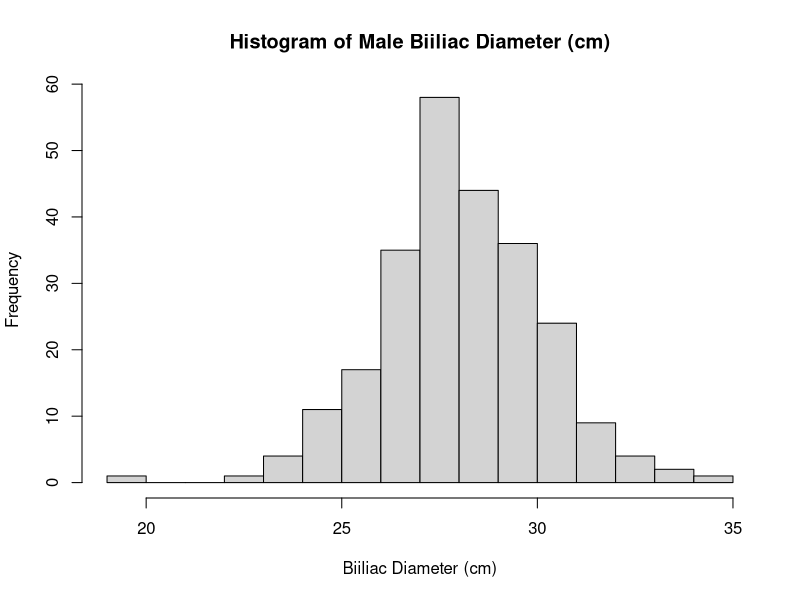
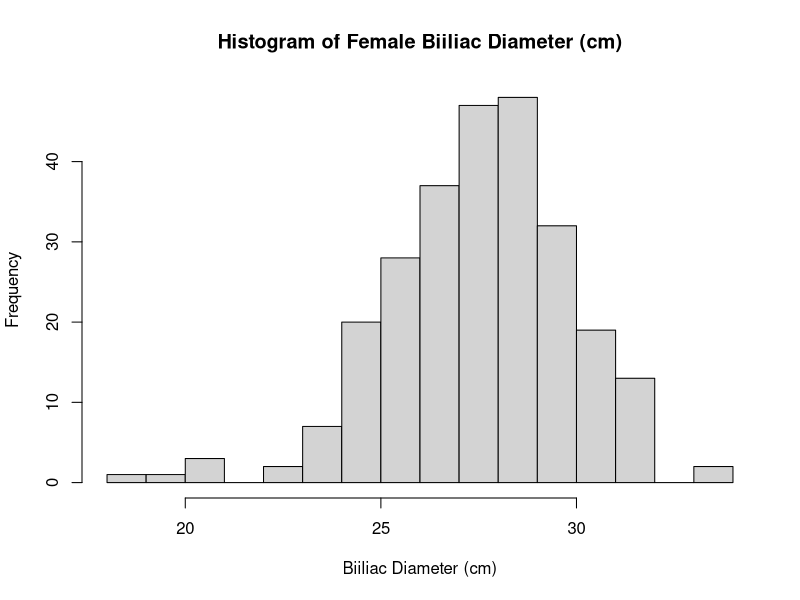
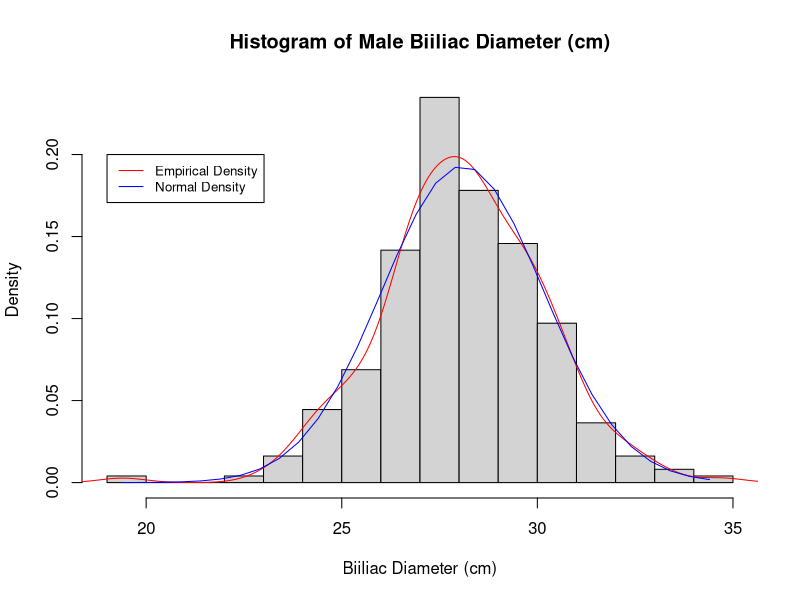
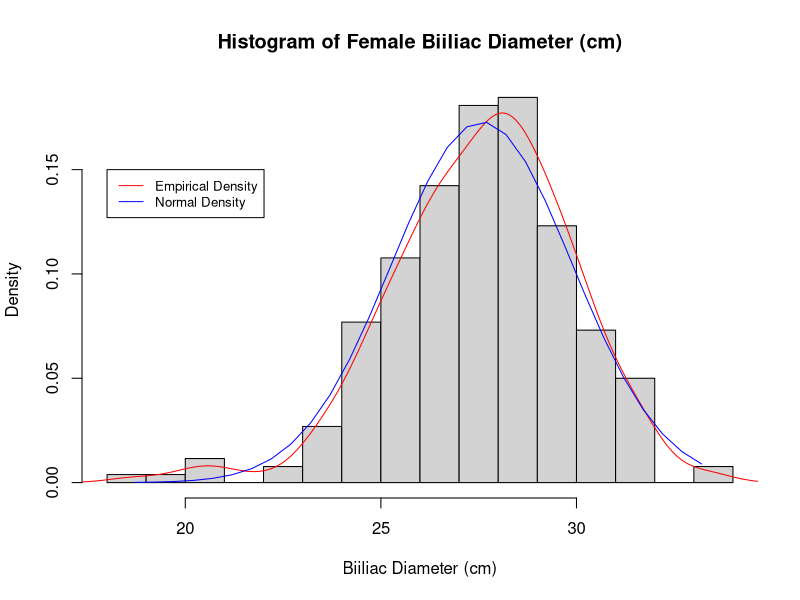

The R script that drew these images, in order:
## ---- chunk 1
# Import dependencies
library(readr)
library(dplyr)
library(tidyr)
## ---- chunk 2
# Import dataset
bdims <- read_csv("bdims-1.csv")

# View structure of dataset
str(bdims)
## ---- chunk 3
# Set gender as factor
bdims$sex <- factor(bdims$sex, levels = c(0, 1), labels = c("female", "male"))

# Check attributes of gender factor
attributes(bdims$sex)
## ---- chunk 4
# Selecting only variables of interest from entire dataset
biiliac_gender <- bdims %>% dplyr::select(bii.di, sex)

# View selected variables
biiliac_gender %>% head()
## ---- chunk 5
# Create new variables and filter by gender
biiliac_male <- biiliac_gender %>% filter(sex == "male")
biiliac_female <- biiliac_gender %>% filter(sex == "female")
## ---- chunk 6
# Mean of male biiliac width
male_mean <- biiliac_male$bii.di %>% mean()
male_mean
## ---- chunk 7
# Mean of female biiliac width
female_mean <- biiliac_female$bii.di %>% mean()
female_mean
## ---- chunk 8
# Median of male biiliac width
male_median <- biiliac_male$bii.di %>% median()
male_median
## ---- chunk 9
# Median of female biiliac width
female_median <- biiliac_female$bii.di %>% median()
female_median
## ---- chunk 10
# SD of male biiliac width
male_sd <- biiliac_male$bii.di %>% sd()
male_sd
## ---- chunk 11
# SD of female biiliac width
female_sd <- biiliac_female$bii.di %>% sd()
female_sd
## ---- chunk 12
# Quartiles of male biiliac width
male_quantile <- biiliac_male$bii.di %>% quantile()
male_quantile
## ---- chunk 13
# Quartiles of male biiliac width
female_quantile <- biiliac_female$bii.di %>% quantile()
female_quantile
## ---- chunk 14
# IQR of male biiliac width
male_iqr <- biiliac_male$bii.di %>% IQR()
male_iqr
## ---- chunk 15
# IQR of female biiliac width
female_iqr <- biiliac_female$bii.di %>% IQR()
female_iqr
## ---- chunk 16
# Min/Max of male biiliac width
male_range <- biiliac_male$bii.di %>% range()
male_range
## ---- chunk 17
# Min/Max of male biiliac width
female_range <- biiliac_female$bii.di %>% range()
female_range
## ---- chunk 18
# Plotting histogram of male biiliac diameter frequencies
hist(biiliac_male$bii.di, freq = TRUE, breaks = 12, xlab = "Biiliac Diameter (cm)", main = "Histogram of Male Biiliac Diameter (cm)")
## ---- chunk 19
# Plotting histogram of female biiliac diameter frequencies
hist(biiliac_female$bii.di, freq = TRUE, breaks = 12, xlab = "Biiliac Diameter (cm)", main = "Histogram of Female Biiliac Diameter (cm)")
## ---- chunk 20
# Plotting distribution for males billiac width using probability density
hist(biiliac_male$bii.di, freq = FALSE, breaks = 12, xlab = "Biiliac Diameter (cm)", main = "Histogram of Male Biiliac Diameter (cm)")

# Adding empirical density line
lines(density(biiliac_male$bii.di), col = "red")

# Adding normal density line
lines(seq(male_range[1], male_range[2], by=.5), dnorm(seq(male_range[1], male_range[2], by=.5),
      male_mean, male_sd), col="blue")

# Adding legends
legend(19, 0.20, legend=c("Empirical Density", "Normal Density"), col=c("red", "blue"), lty=1:1, cex=0.8)
## ---- chunk 21
# Plotting distribution for female billiac width using probability density
hist(biiliac_female$bii.di, freq = FALSE, breaks = 12, xlab = "Biiliac Diameter (cm)", main = "Histogram of Female Biiliac Diameter (cm)")

# Adding empirical density line
lines(density(biiliac_female$bii.di), col = "red")

# Adding normal density line
lines(seq(female_range[1], female_range[2], by=.5), dnorm(seq(female_range[1], female_range[2], by=.5),
      female_mean, female_sd), col="blue")

# Adding legends
legend(18, 0.15, legend=c("Empirical Density", "Normal Density"), col=c("red", "blue"), lty=1:1, cex=0.8)
